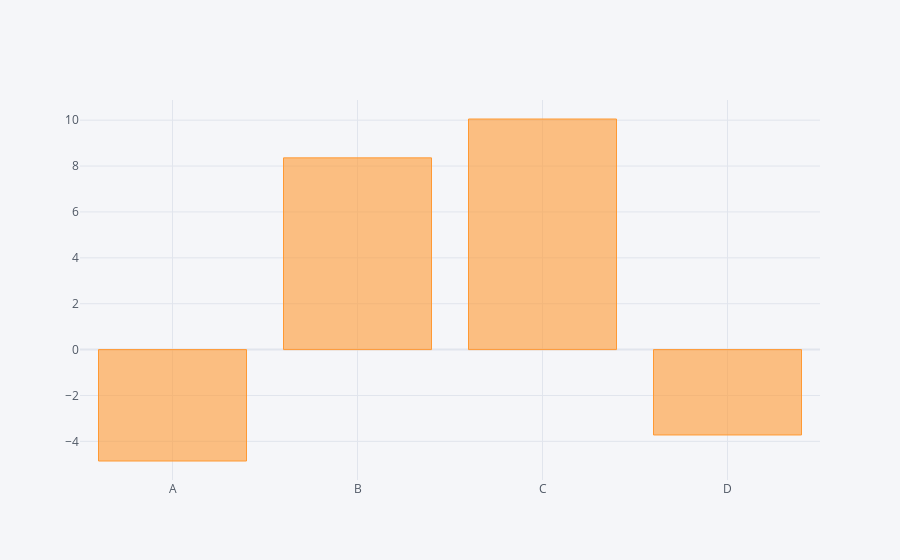

Notebook source saved alongside this figure:
### Code cell
df.sum().iplot(kind='bar')

### Figure 1 — Plotly figure (JSON) as saved in the notebook; plotly's stock layout.template omitted (floating-point values rounded to 4 significant figures)
{"data": [{"marker": {"color": "rgba(255, 153, 51, 0.6)", "line": {"color": "rgba(255, 153, 51, 1.0)", "width": 1}}, "name": "None", "orientation": "v", "text": "", "type": "bar", "x": ["A", "B", "C", "D"], "y": [-4.856, 8.357, 10.05, -3.721]}], "layout": {"legend": {"bgcolor": "#F5F6F9", "font": {"color": "#4D5663"}}, "paper_bgcolor": "#F5F6F9", "plot_bgcolor": "#F5F6F9", "title": {"font": {"color": "#4D5663"}}, "xaxis": {"gridcolor": "#E1E5ED", "showgrid": true, "tickfont": {"color": "#4D5663"}, "title": {"font": {"color": "#4D5663"}, "text": ""}, "zerolinecolor": "#E1E5ED"}, "yaxis": {"gridcolor": "#E1E5ED", "showgrid": true, "tickfont": {"color": "#4D5663"}, "title": {"font": {"color": "#4D5663"}, "text": ""}, "zerolinecolor": "#E1E5ED"}}}
